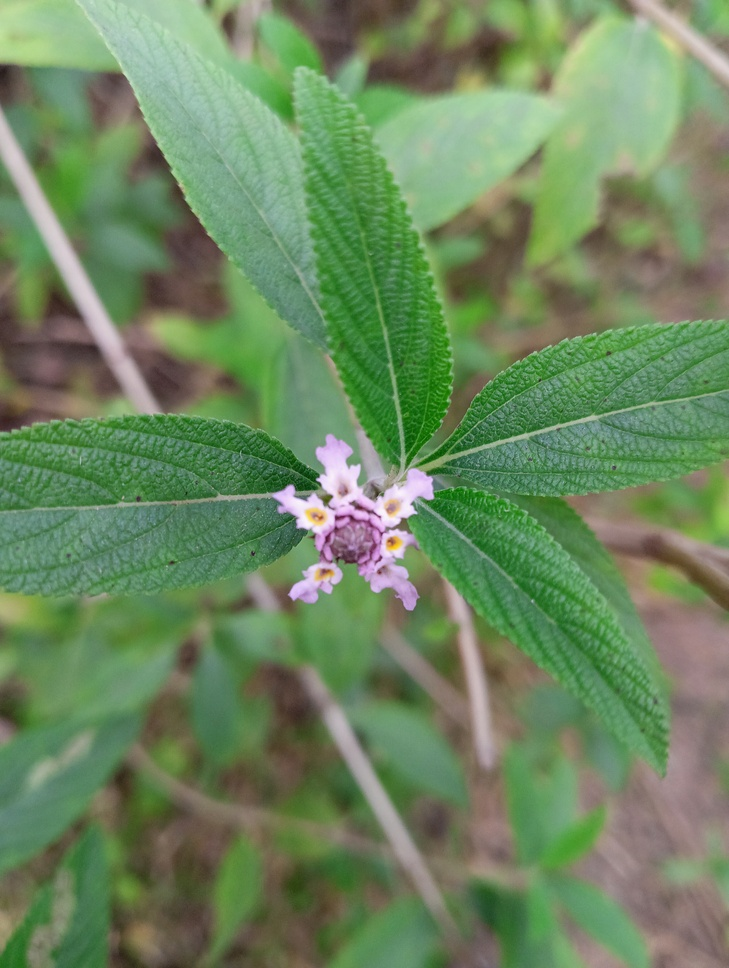
#> input picture images/im1.jpg, 729 x 968 px, shrunk from 3072 x 4080 before the run, found by its file name
$ python bin_op.py
#> lines starting #> are read from the running program, lines starting #| are printed output that depends on the picture
import cv2
import numpy as np
import matplotlib.pyplot as plt

image1_path = r'C:\Bijan\Codes\Github\Digital-Image-Processing\XOR AND\im1.jpg'
image2_path = r'C:\Bijan\Codes\Github\Digital-Image-Processing\XOR AND\im2.jpg'

# image1_path = r'C:\Bijan\Codes\Github\Digital-Image-Processing\XOR AND\lena.webp'
# image2_path = r'C:\Bijan\Codes\Github\Digital-Image-Processing\XOR AND\taj.webp'

image1 = cv2.imread(image1_path, cv2.IMREAD_GRAYSCALE)
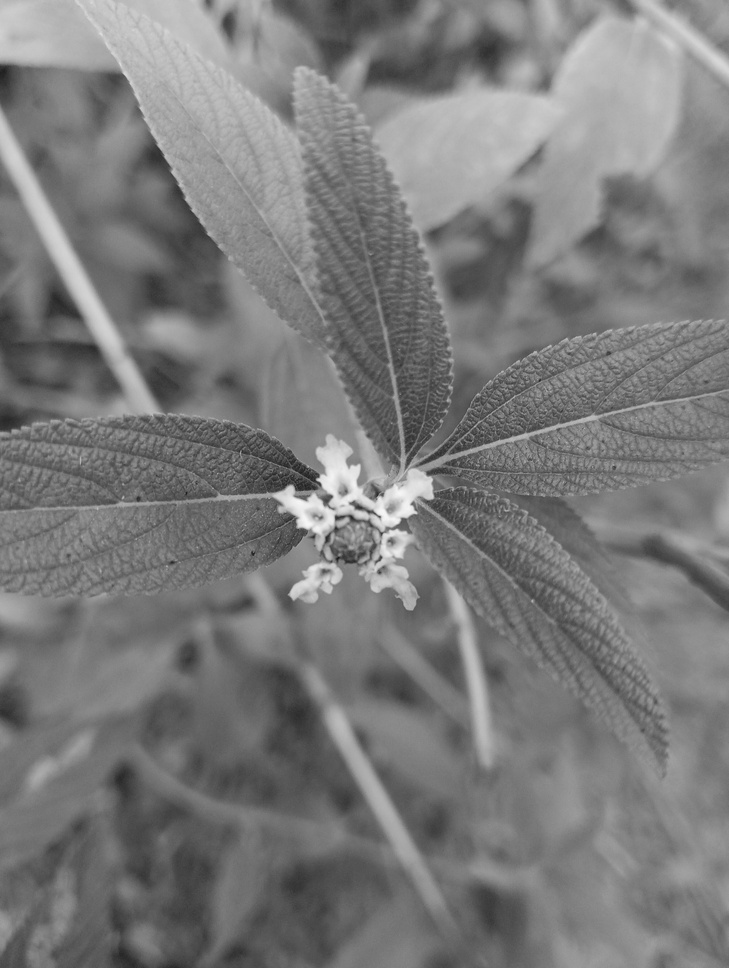
#> image1: shape (968, 729); min 25, max 249, mean 122.7
image2 = cv2.imread(image2_path, cv2.IMREAD_GRAYSCALE)
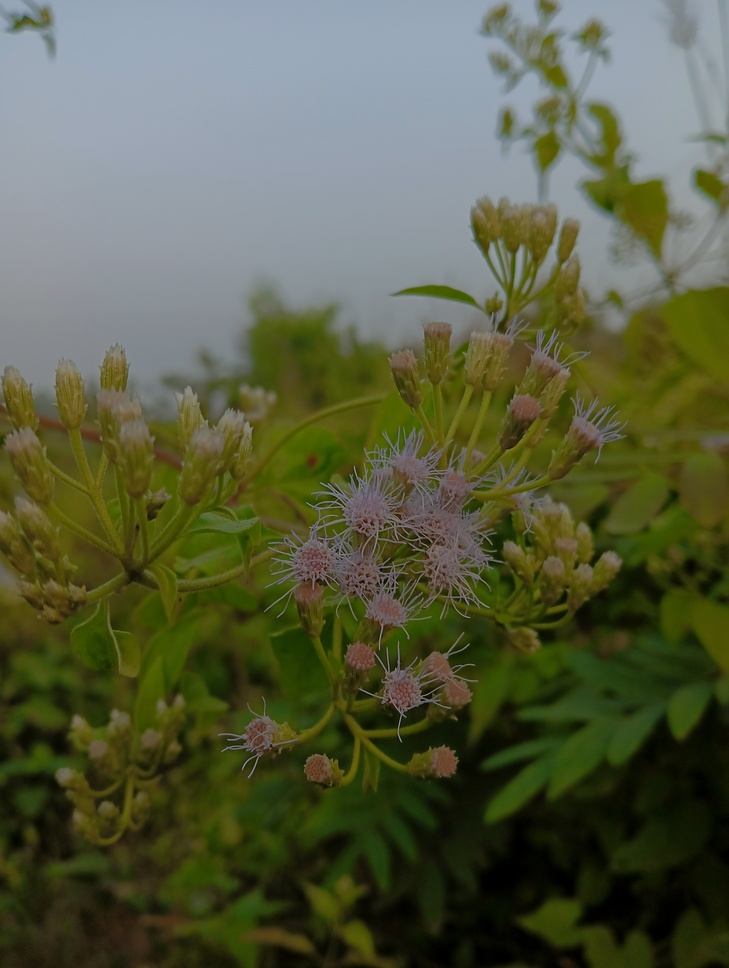
#> input picture images/im2.jpg, 729 x 968 px, shrunk from 3072 x 4080 before the run, found by its file name
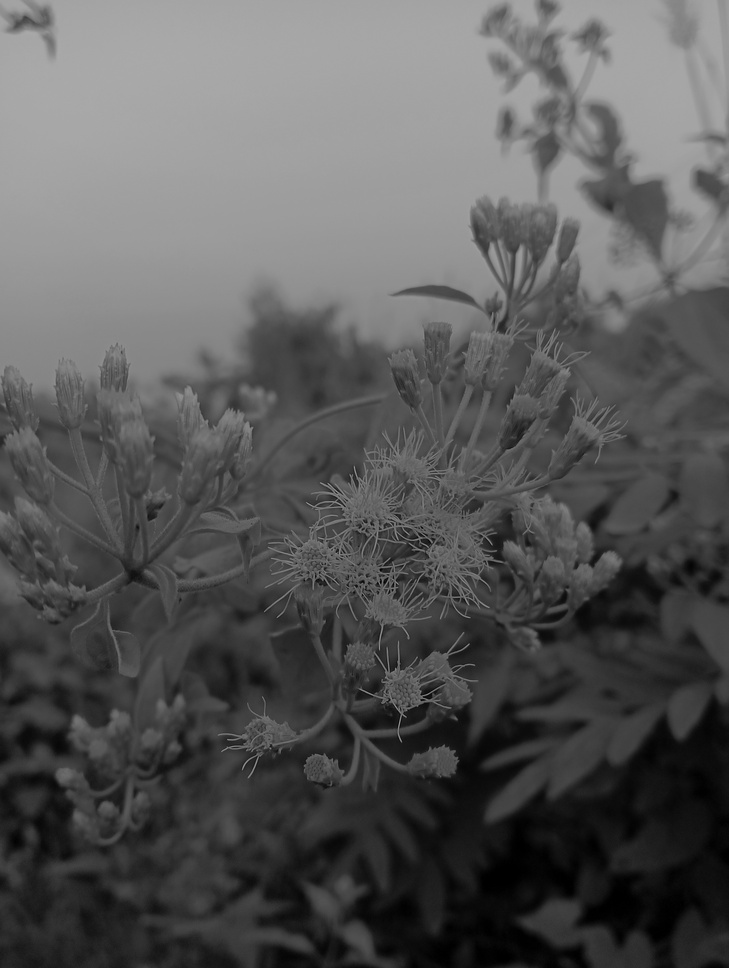
#> image2: shape (968, 729); min 0, max 170, mean 88.5


negative1 = 255 - image1
negative2 = 255 - image2
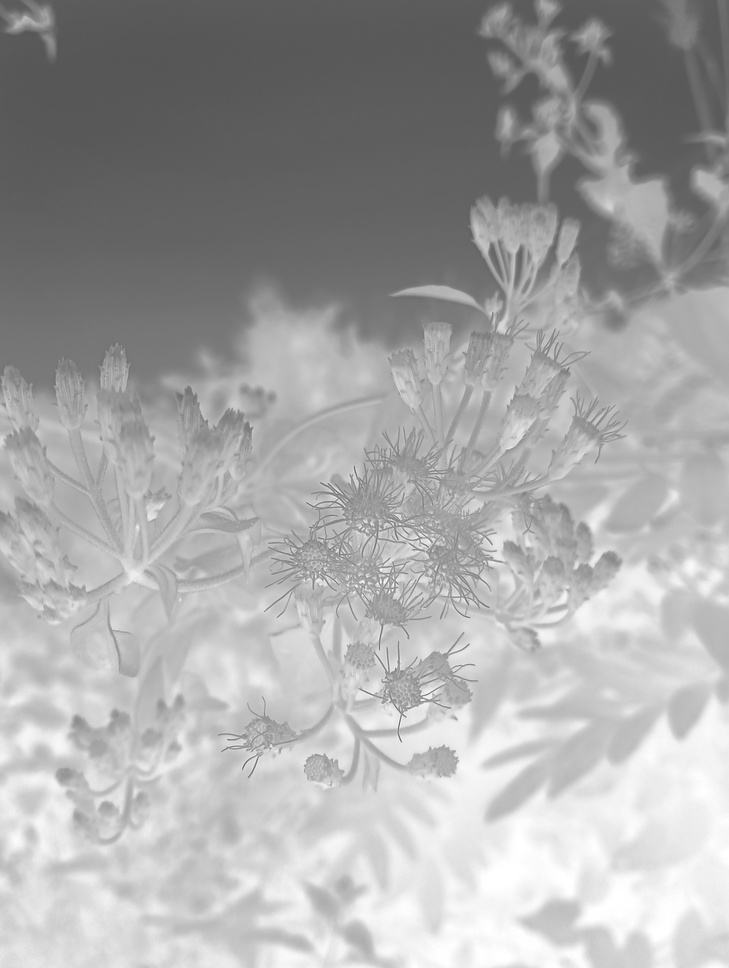
#> negative2: shape (968, 729); min 85, max 255, mean 166.5

# Bitwise XOR operation
bitwise_xor = cv2.bitwise_xor(negative1, negative2)
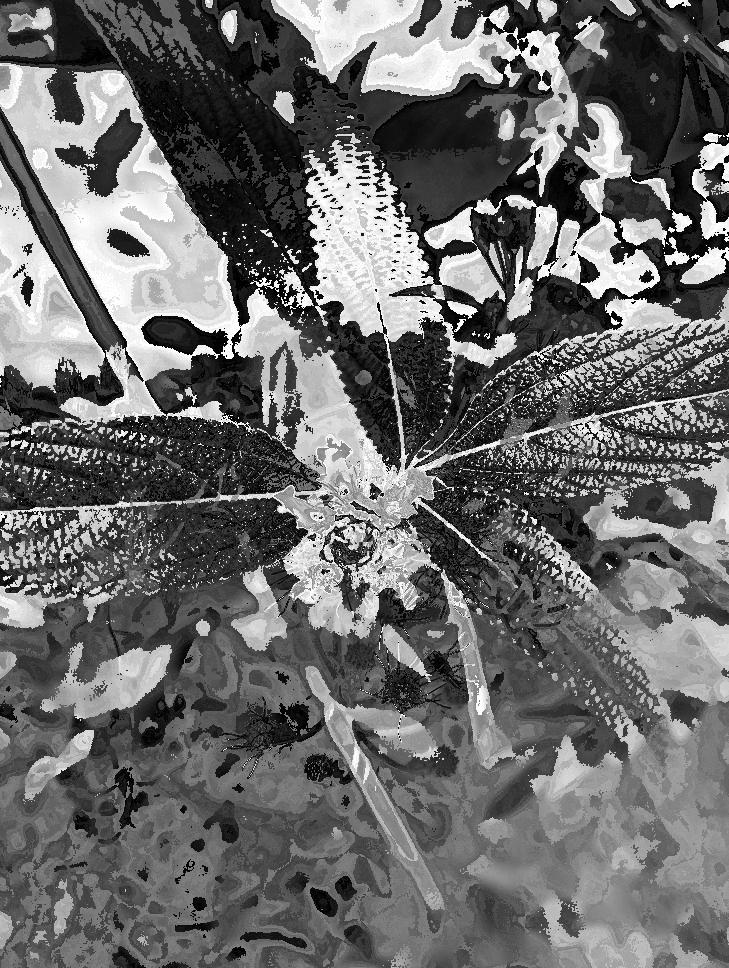
#> bitwise_xor: shape (968, 729); min 0, max 255, mean 106.6
bitwise_and = cv2.bitwise_and(negative1, negative2)
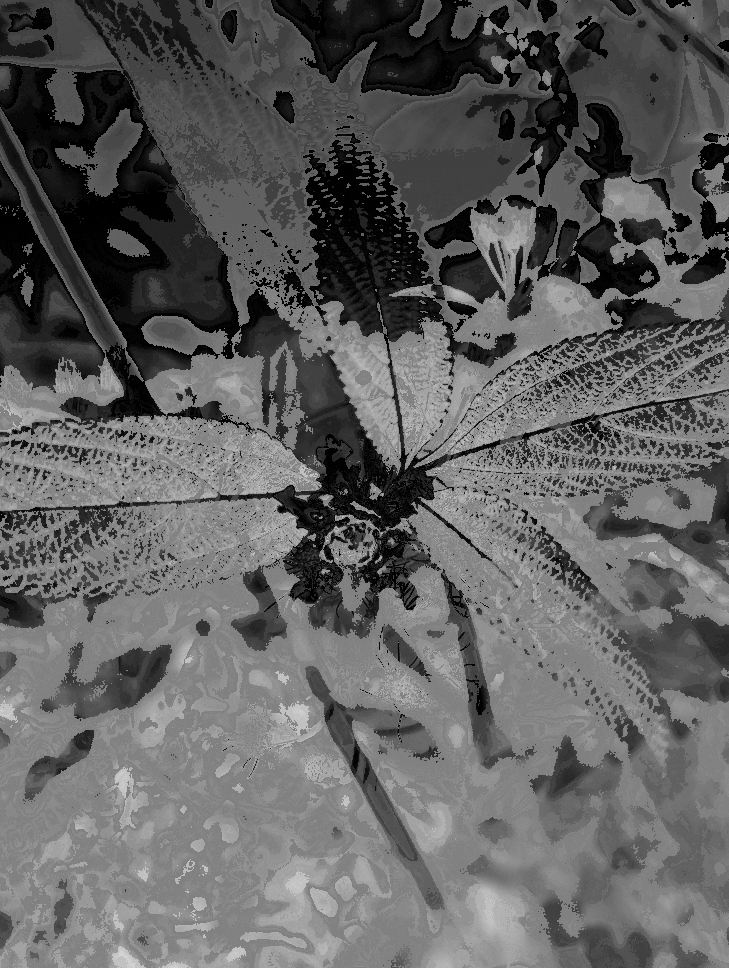
#> bitwise_and: shape (968, 729); min 0, max 216, mean 96.1

#plotting

plt.figure(figsize=(10, 8))

plt.subplot(2, 2, 1)
plt.title('Image 1')
plt.imshow(image1, cmap='gray')
plt.axis('off')

plt.subplot(2, 2, 2)
plt.title('Image 2')
plt.imshow(image2, cmap='gray')
plt.axis('off')

plt.subplot(2, 2, 3)
plt.title('Bitwise XOR')
plt.imshow(bitwise_xor, cmap='gray')
plt.axis('off')

plt.subplot(2, 2, 4)
plt.title('Bitwise AND')
plt.imshow(bitwise_and, cmap='gray')
plt.axis('off')

plt.tight_layout()

plt.show()
